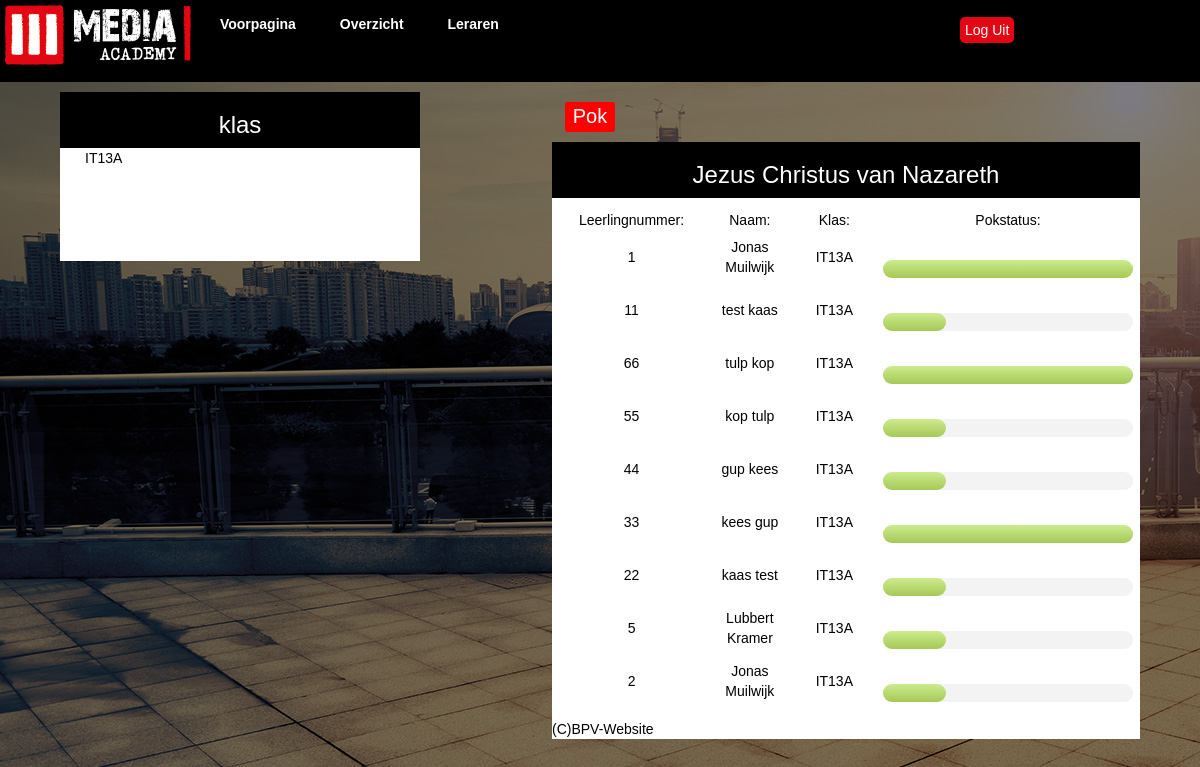
Page /leraren/showKlas/IT13A (signed in) on the committed database.
### tables this page shows
CREATE TABLE IF NOT EXISTS `leraren` (
  `id` int(11) NOT NULL AUTO_INCREMENT,
  `leraar_voornaam` varchar(25) NOT NULL,
  `leraar_achternaam` varchar(25) NOT NULL,
  `wachtwoord` varchar(256) NOT NULL,
  `leraar_email` varchar(25) NOT NULL,
  PRIMARY KEY (`id`)
);

CREATE TABLE IF NOT EXISTS `studenten` (
  `leerlingnummer` int(11) NOT NULL,
  `voornaam` varchar(25) NOT NULL,
  `achternaam` varchar(25) NOT NULL,
  `wachtwoord` varchar(256) NOT NULL,
  `email` varchar(30) NOT NULL,
  `geboortedatum` timestamp NOT NULL DEFAULT CURRENT_TIMESTAMP ON UPDATE CURRENT_TIMESTAMP,
  `telefoonnummer` int(11) NOT NULL,
  `klas` varchar(11) NOT NULL,
  `leraar_id` int(11) NOT NULL,
  PRIMARY KEY (`leerlingnummer`)
);

CREATE TABLE IF NOT EXISTS `pokaanvraag` (
  `id` int(11) NOT NULL AUTO_INCREMENT,
  `leerlingnummer` int(11) NOT NULL,
  `bedrijfNaam` varchar(50) NOT NULL,
  `bedrijfAdres` varchar(50) NOT NULL,
  `bedrijfPostcode` varchar(10) NOT NULL,
  `bedrijfPlaats` varchar(50) NOT NULL,
  `bedrijfTelefoon` varchar(20) NOT NULL,
  `bedrijfWebsite` varchar(50) NOT NULL,
  `bedrijfContactPersoon` varchar(50) NOT NULL,
  `bedrijfContactPersoonTelefoon` varchar(20) NOT NULL,
  `bedrijfContactPersoonEmail` varchar(50) NOT NULL,
  `bedrijfPraktijkBegeleider` varchar(50) NOT NULL,
  `bedrijfPraktijkBegeleiderTelefoon` varchar(20) NOT NULL,
  `bedrijfKennisCentrum` varchar(50) NOT NULL,
  `bedrijfCode` varchar(20) NOT NULL,
  `studentNaam` varchar(50) NOT NULL,
  `studentKlas` varchar(20) NOT NULL,
  `studentOpleiding` varchar(50) NOT NULL,
  `studentCreboNummerOpleiding` varchar(20) NOT NULL,
  `studentRichting` varchar(50) NOT NULL,
  `studentInleverdatum` varchar(50) NOT NULL,
  `bpvCoordinator` varchar(50) NOT NULL,
  `bpvBegeleider` varchar(50) NOT NULL,
  `bpvPeriodeBegin` int(11) NOT NULL,
  `bpvPeriodeEind` int(11) NOT NULL,
  `bpvSbu` int(11) NOT NULL,
  `bpvBrin` varchar(20) NOT NULL,
  `bpvCrebo` varchar(20) NOT NULL,
  `bpvOpmerking` varchar(500) NOT NULL,
  `pokStatus` int(2) NOT NULL,
  PRIMARY KEY (`id`)
);

### controller/leraren.class.php (called while the page is built, shortened)
<?php
class Leraren extends Controller {
    public function __construct() {
        $this->view->title = 'Leraren';
        $this->view->style = 'bootstrap';
        $this->view->altStyle = 'style1';
    }
    function showKlas($klasNaam){
	$leerlingen = $this->model->getKlasLeerlingen($klasNaam);
	$mapsLocations = $this->model->getMapsLocations($klasNaam);
        $klassen =  $this->model->getKlassen();
        $agenda = $this->model->showCaldav();
        $leraar = $this->model->getLeraar();
	$locations = "[";
	foreach($mapsLocations as $mapsLocation){
	    $locations .= "'" . $mapsLocation['bedrijfPostcode'] . "'" . ", ";
	}
	$locations = substr($locations, 0, strlen($locations) - 2) . "]";
	$names = "[";
	foreach($mapsLocations as $name){
	    $names .= "'" . $name['voornaam'] ." ". $name['achternaam'] . "'" . ", ";
	}
	$names = substr($names, 0, strlen($names) - 2) . "]";
	$this->view->names = $names;
	$this->view->locations = $locations;
	$this->view->mapsLocations = $mapsLocations;
        $this->view->leraar = $leraar;
        $this->view->klassen = $klassen;
        $this->view->leerlingen = $leerlingen;
        $this->view->agenda = $agenda;
        $this->view->render('leraren');
    }
}

### libs/ini.php (called while the page is built, shortened)
<?php
require 'libs/controller.php';
require 'libs/model.php';
$site = new Router();

### index.php (called while the page is built)
<?php
require 'libs/ini.php';

### libs/model.php (called while the page is built)
<?php
class Model
{
    public function __construct()
    {
	$this->dbh = new Database();
    }
}

### model/leraren.model.php (called while the page is built, shortened)
<?php
class Leraren_Model extends Model{
    public function getKlassen(){
	$sth = $this->dbh->prepare("SELECT klas FROM studenten GROUP BY klas");
	$sth->execute();
	return $sth->fetchall();
    }
    public function getLeraar(){
	$sth = $this->dbh->prepare("SELECT leraar_voornaam, leraar_achternaam FROM leraren WHERE id = '" . $_SESSION['user_id'] . "'");
	$sth->execute();
	return $sth->fetchall();
    }
    public function getKlasLeerlingen($klas){
	$sth = $this->dbh->prepare("SELECT studenten.*, pokaanvraag.id, pokaanvraag.pokStatus, pokaanvraag.leerlingnummer"
		. " FROM studenten LEFT OUTER JOIN pokaanvraag ON studenten.leerlingnummer = pokaanvraag.leerlingnummer"
		. " WHERE studenten.klas = '" . $klas . "' ORDER BY pokaanvraag.id DESC");
	$sth->execute();
	return $sth->fetchall();
    }
}

### libs/controller.php (called while the page is built, shortened)
<?php
class Controller {
    public function loadmodel($name) {
        $path = 'model/' . $name . '.model.php';
        if (file_exists($path)) {
            $this->model = new $modelname;
        }
    }
}

### view/content/leraren.php (the view, shortened to what this page needs)
<div id="map" style="width: 500px; height: 400px;">
</div>
<div id="knoppok">Pok</div>
<div id="klassen">
    <div id="klassen1"><h3>klas</h3></div>
    <table>
	<?php
	foreach($this->klassen as $klas){
	    echo "<tr>
					<td>
						<a href='" . URL . "leraren/showKlas/" . $klas["klas"] . "'>
							" . $klas["klas"] . "
						</a>
					</td>
				</tr>";
	}
	?>
    </table>
</div>
<div id="stage">
    <div id="stage1"><h3><?php echo $this->leraar[0]["leraar_voornaam"] ?> <?php echo $this->leraar[0]["leraar_achternaam"] ?><h3></div>
		<div id="leerlingen">
		    <table id="leerlingTable">
			<thead>
			<td>
			    Leerlingnummer:
			</td>
			<td>
			    Naam:
			</td>
			<td>
			    Klas:
			</td>
			<td>
			    Pokstatus:
			</td>
			</thead>
			<tbody>
			    <?php
			    foreach($this->leerlingen as $leerling){
				echo "
                        <tr>
                            <td>
                                " . $leerling['leerlingnummer'] . "
                            </td>
                            <td>
                                <a href='" . URL . "leraren/showStudent/" . $leerling['leerlingnummer'] . "'>" . $leerling['voornaam'] . " " . $leerling['achternaam'] . "</a>
                            </td>
                            <td>
                                " . $leerling['klas'] . "
                            </td>
                            <td>
								<div class='demo-wrapper html5-progress-bar'>
									<div class='progress-bar-wrapper'>
										<progress id='progressbar' value='" . ($leerling['pokStatus'] * 4) . + 25 . "' max='100'></progress>
									</div>
								</div>
                            </td>
                        </tr>";
			    }
			    ?>
			</tbody>
		    </table>
		</div>

### public/css/style1.css (style rules this page uses)
body { font-family: Arial; background: url(../img/Header-3.jpg); }
h3 { margin: 0px 0px 0px 0px; padding-top:20px; text-align: center; font-family: arial; }
td { padding:0 5px 0 25px; }
tr { padding-left: 25 }
#klassen { margin: 10px 5% 5px 5%; background-color: white; color: black; width: 30% ; min-height: 169px; float: left; }
#map { position: absolute; top: 350px; left: 5%; margin-bottom: 25px; }
#knoppok { margin-top: 20px; margin-left: 85px; background-color: red; border-radius: 3px; font-size: 20px; color: white; width: 50px; height: 30px; text-align: center; display: inline-block; }
#stage { width:49% ; margin:10px 5% 0 5%; background-color: white; color: black; float: right; }
#stage1, #klassen1 { background-color: black; color: white; height: 56px; }
#leerlingen { margin-top: 10px; text-align: center; color: black; border: 2px solid white; background-color: white; width: 100%; text-align: center; }
.demo-wrapper { width: 250px; margin: 30px auto 0; }
.html5-progress-bar progress { background-color: #f3f3f3; border: 0; width: 100%; height: 18px; border-radius: 9px; }

### rows in the picture
leraren: leraar_voornaam "Jezus", leraar_achternaam "Christus van Nazareth"
studenten: pokaanvraag.leerlingnummer "1", voornaam "Jonas", achternaam "Muilwijk", klas "IT13A"
studenten: pokaanvraag.leerlingnummer "11", voornaam "test", achternaam "kaas", klas "IT13A"
studenten: pokaanvraag.leerlingnummer "66", voornaam "tulp", achternaam "kop", klas "IT13A"
studenten: pokaanvraag.leerlingnummer "55", voornaam "kop", achternaam "tulp", klas "IT13A"
studenten: pokaanvraag.leerlingnummer "44", voornaam "gup", achternaam "kees", klas "IT13A"
studenten: pokaanvraag.leerlingnummer "33", voornaam "kees", achternaam "gup", klas "IT13A"
studenten: pokaanvraag.leerlingnummer "22", voornaam "kaas", achternaam "test", klas "IT13A"
studenten: pokaanvraag.leerlingnummer "5", voornaam "Lubbert", achternaam "Kramer", klas "IT13A"
studenten: pokaanvraag.leerlingnummer "2", voornaam "Jonas", achternaam "Muilwijk", klas "IT13A"

### other values in the picture
$klas["klas"] "IT13A"
